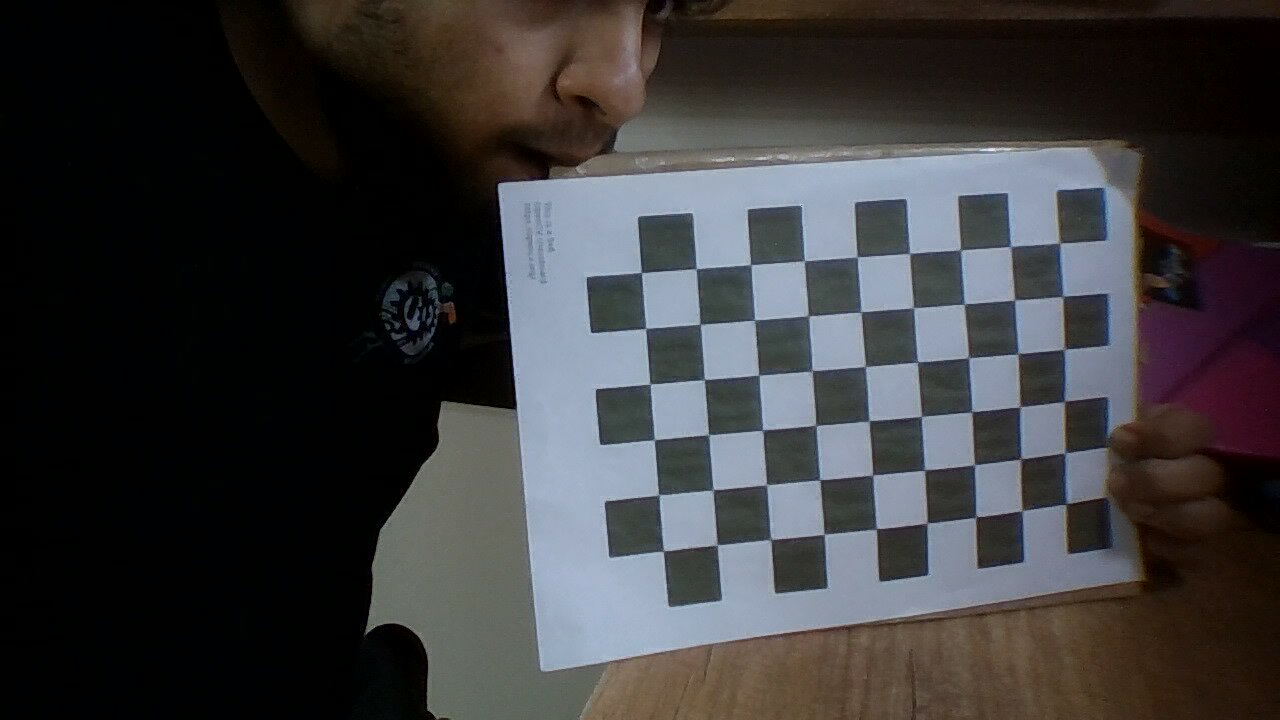
#> input picture projects/EYRC/Learning/OpenCVLearning/chessboard_input1.jpg, 1280 x 720 px
$ python draw_corners.py
#> lines starting #> are read from the running program, lines starting #| are printed output that depends on the picture; after the words box and inside, x2 and y2 are one past the last pixel; in counts of white or black regions, pixels touching at a corner belong together
import cv2  # Import the OpenCV library to enable computer vision
import numpy as np  # Import the NumPy scientific computing library

# Author: Addison Sears-Collins
# https://automaticaddison.com
# Description: Detect corners on a chessboard

filename = 'chessboard_input1.jpg'

# Chessboard dimensions
number_of_squares_X = 10  # Number of chessboard squares along the x-axis
number_of_squares_Y = 7  # Number of chessboard squares along the y-axis
nX = number_of_squares_X - 1  # Number of interior corners along x-axis
nY = number_of_squares_Y - 1  # Number of interior corners along y-axis


def main():
    # Load an image
    image = cv2.imread(filename)
#> image is the input picture: shape (720, 1280, 3); mean B, G, R 58.6, 57.3, 58.1

    # Convert the image to grayscale
    gray = cv2.cvtColor(image, cv2.COLOR_BGR2GRAY)
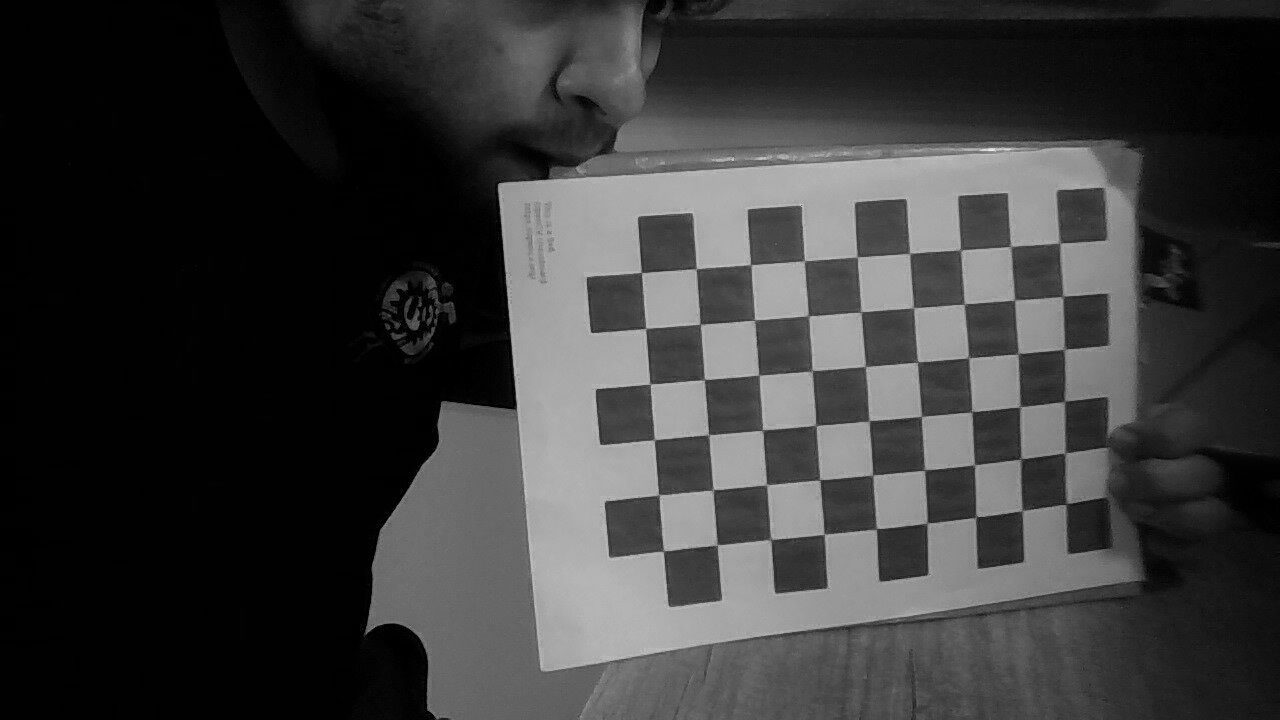
#> gray: shape (720, 1280); min 0, max 241, mean 57.7

    # Find the corners on the chessboard
    success, corners = cv2.findChessboardCorners(gray, (nY, nX), None)
#> success = True; corners = 54 rows, first 8: [1059.9, 243.3], [1063.1, 297.3], [1064, 350], [1064.6, 400.9], [1063.6, 453.5], [1066, 502], [1010.9, 246.4], [1014.5, 300.1]

    # If the corners are found by the algorithm, draw them
    if success == True:
        # Draw the corners
        cv2.drawChessboardCorners(image, (nY, nX), corners, success)
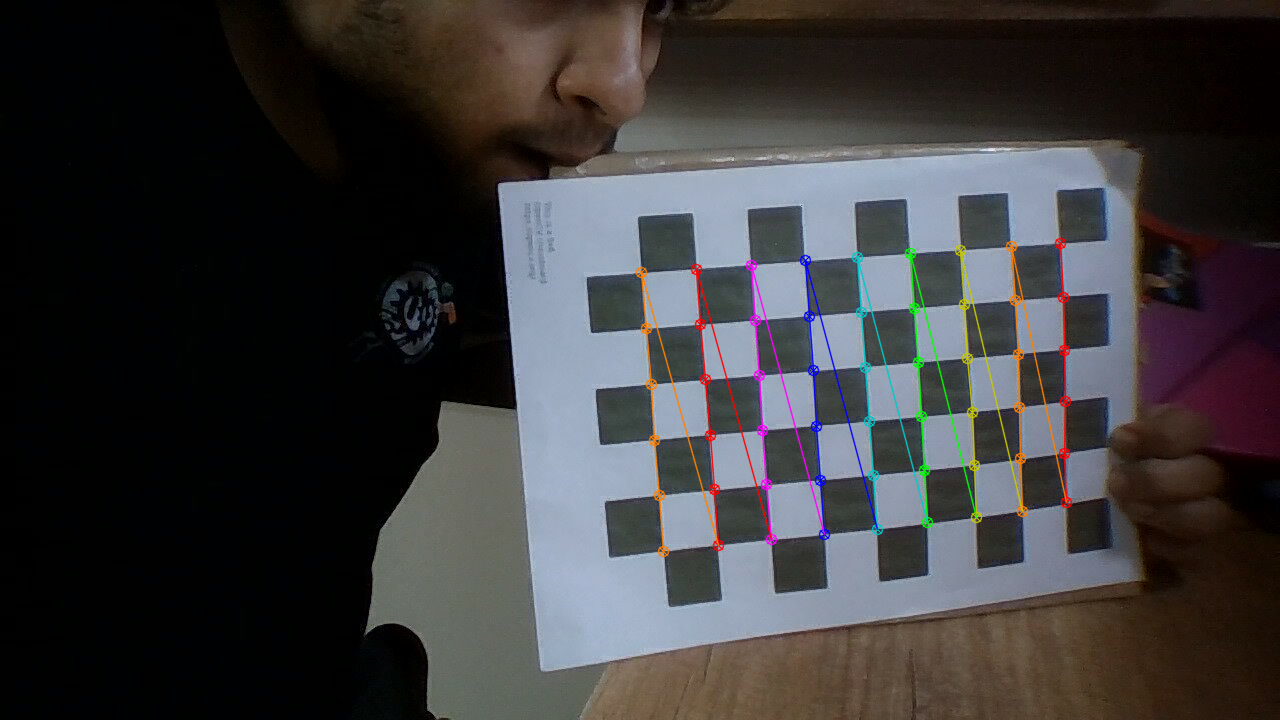
#> image: shape (720, 1280, 3); 1.96% of pixels changed, all inside (x1, y1, x2, y2) = (635, 237, 1073, 558)

        # Create the output file name by removing the '.jpg' part
        size = len(filename)
        new_filename = filename[:size - 4]
        new_filename = new_filename + '_drawn_corners.jpg'

        # Save the new image in the working directory
        cv2.imwrite(new_filename, image)

        # Display the image
        cv2.imshow("Image", image)

        # Display the window until any key is pressed
        cv2.waitKey(0)

        # Close all windows
        cv2.destroyAllWindows()


main()

$ run again, with projects/EYRC/Learning/OpenCVLearning/2024-06-28-134839.jpg copied over projects/EYRC/Learning/OpenCVLearning/chessboard_input1.jpg
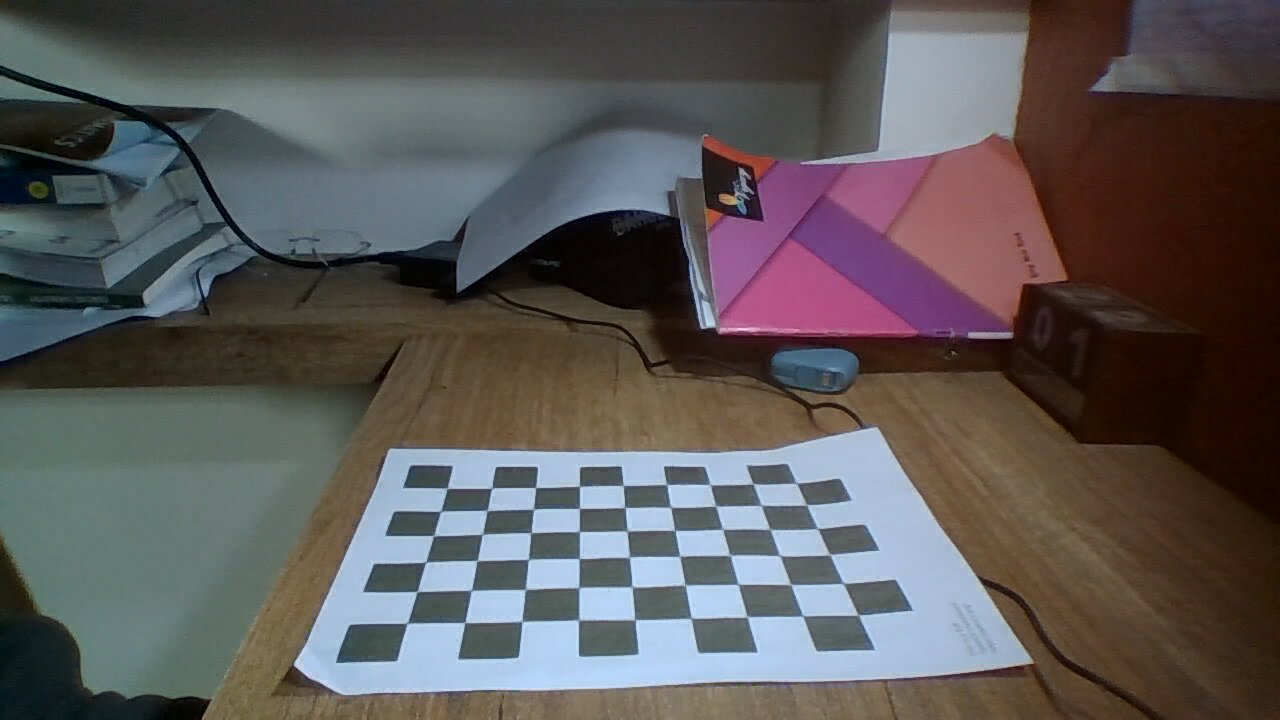
#> input picture projects/EYRC/Learning/OpenCVLearning/2024-06-28-134839.jpg, 1280 x 720 px
#> in main, image is the input picture: shape (720, 1280, 3); mean B, G, R 87.1, 87.3, 91.3
#> in main, `gray = cv2.cvtColor(image, cv2.COLOR_BGR2GRAY)`:
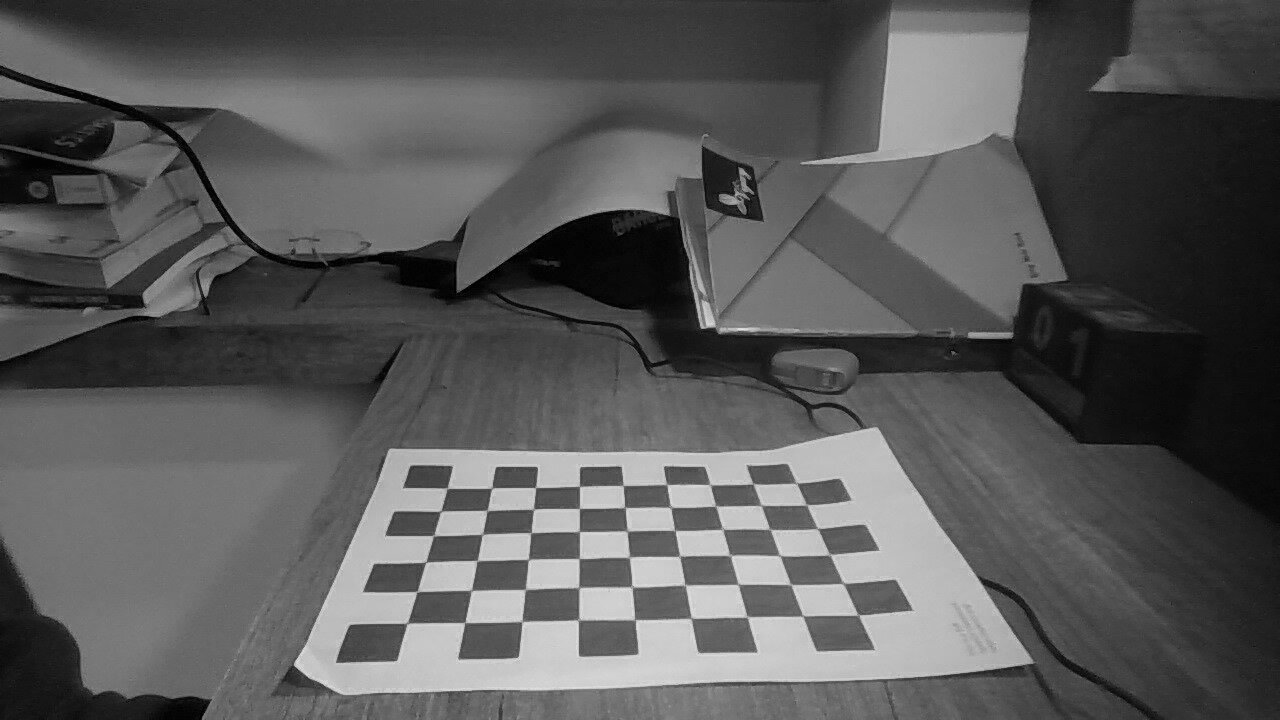
#> gray: shape (720, 1280); min 0, max 233, mean 88.5
#> success = True; corners = 54 rows, first 8: [406.6, 623.6], [416.7, 591.6], [425.8, 562.1], [433.6, 535.5], [441.4, 511.1], [447.4, 488.4], [464.7, 622.5], [471.5, 590.5]
#> in main, `cv2.drawChessboardCorners(image, (nY, nX), corners, success)`:
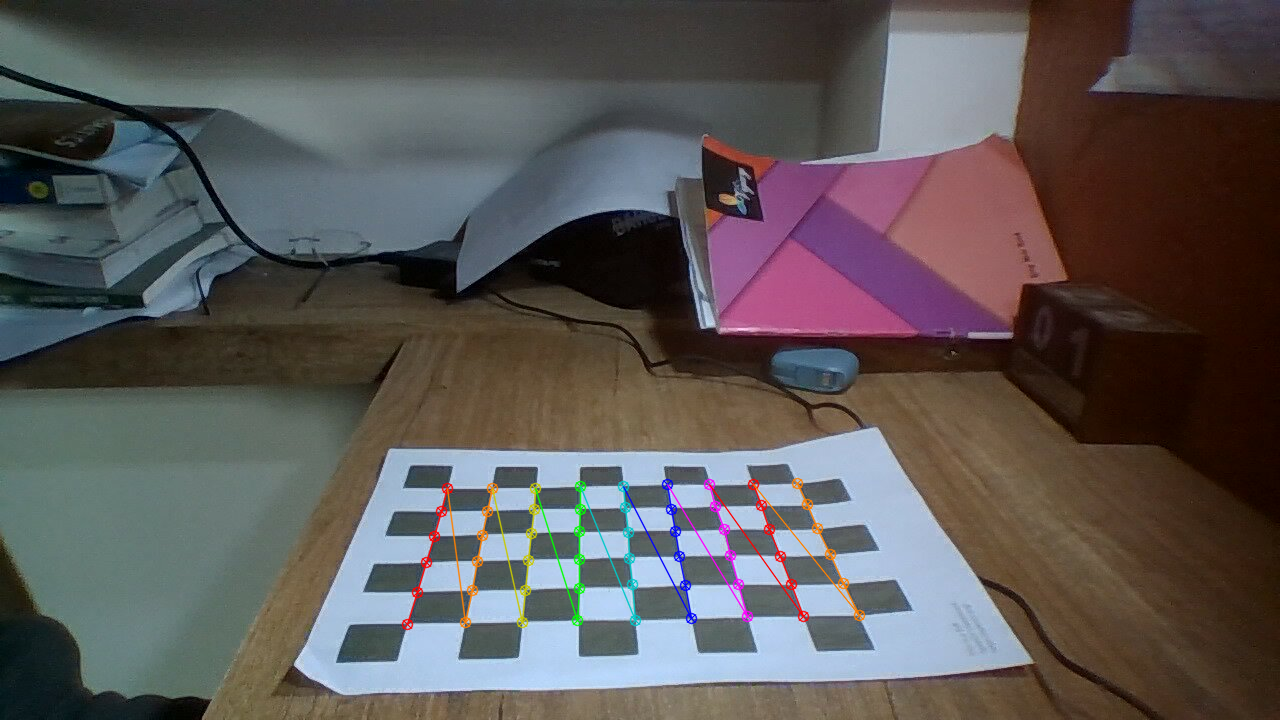
#> image: shape (720, 1280, 3); 1.24% of pixels changed, all inside (x1, y1, x2, y2) = (401, 477, 866, 631)

$ run again, with projects/EYRC/Learning/OpenCVLearning/2024-06-28-134914.jpg copied over projects/EYRC/Learning/OpenCVLearning/chessboard_input1.jpg
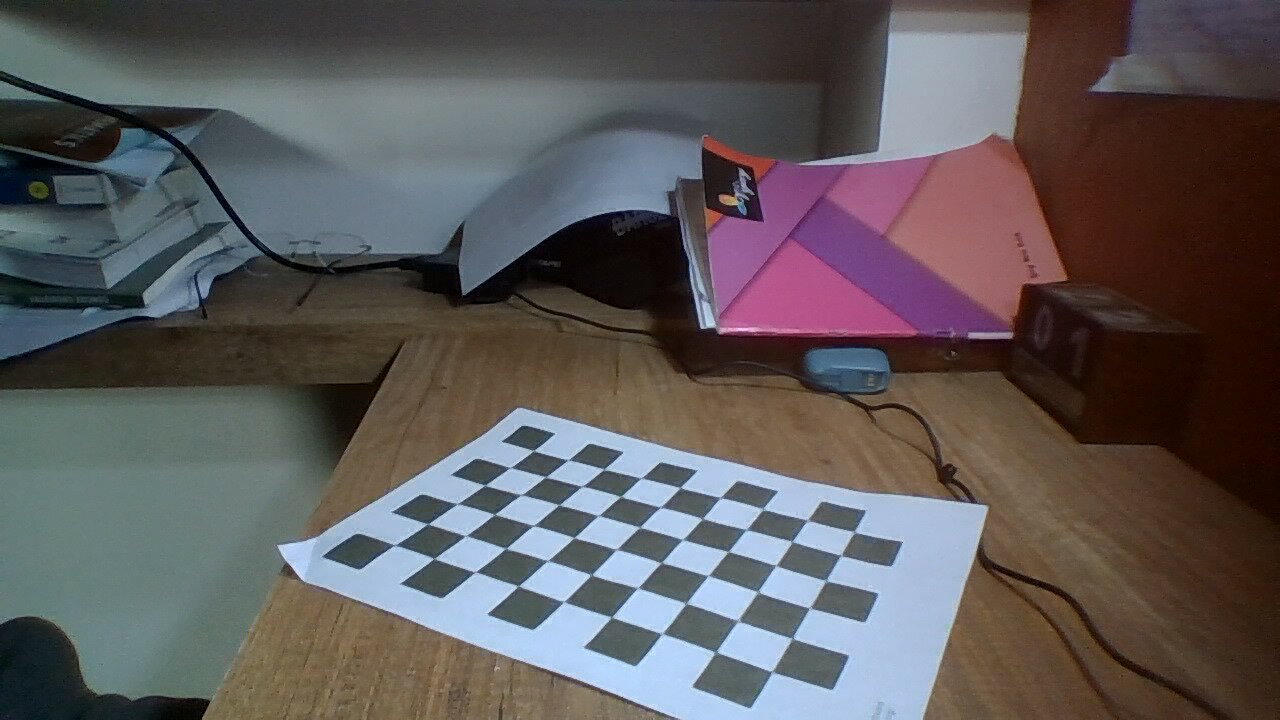
#> input picture projects/EYRC/Learning/OpenCVLearning/2024-06-28-134914.jpg, 1280 x 720 px
#> in main, image is the input picture: shape (720, 1280, 3); mean B, G, R 89.5, 88.7, 93.4
#> in main, `gray = cv2.cvtColor(image, cv2.COLOR_BGR2GRAY)`:
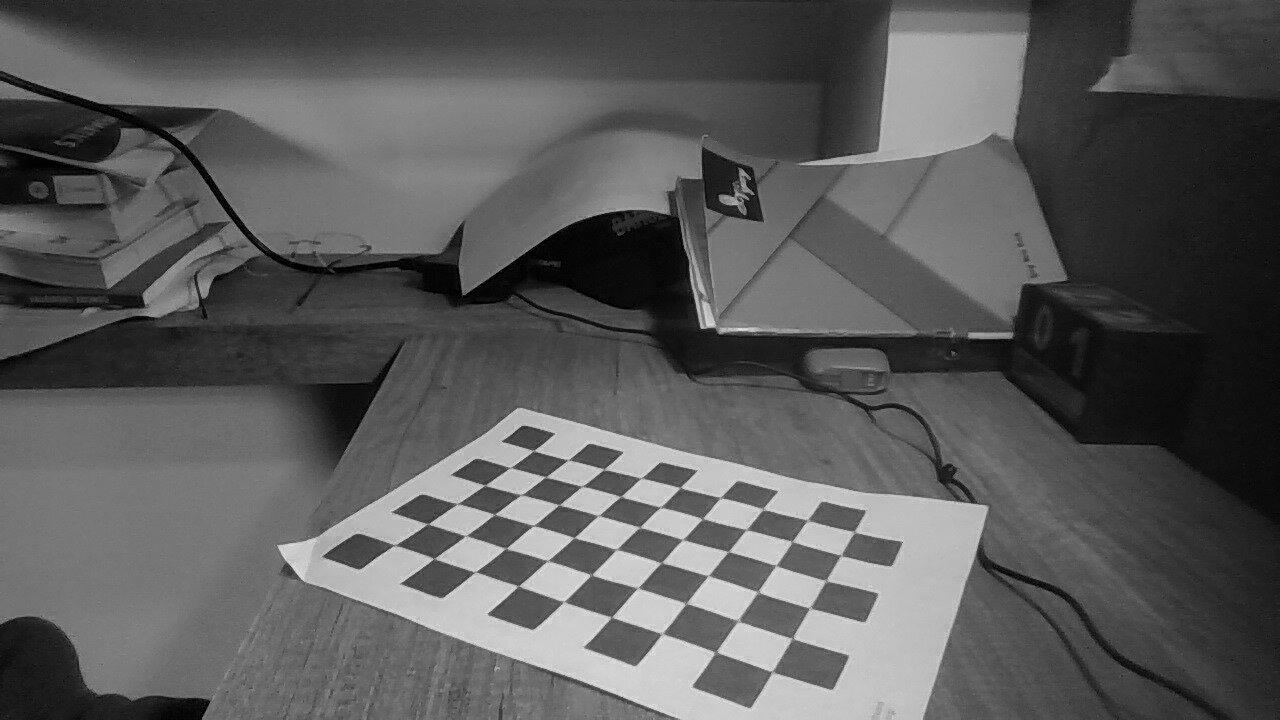
#> gray: shape (720, 1280); min 0, max 235, mean 90.2
#> success = True; corners = 54 rows, first 8: [394.4, 545.3], [428.6, 523.6], [456.8, 504], [485.2, 484.7], [511.1, 467.4], [533.6, 450.6], [433.7, 558.6], [464.6, 535.7]
#> in main, `cv2.drawChessboardCorners(image, (nY, nX), corners, success)`:
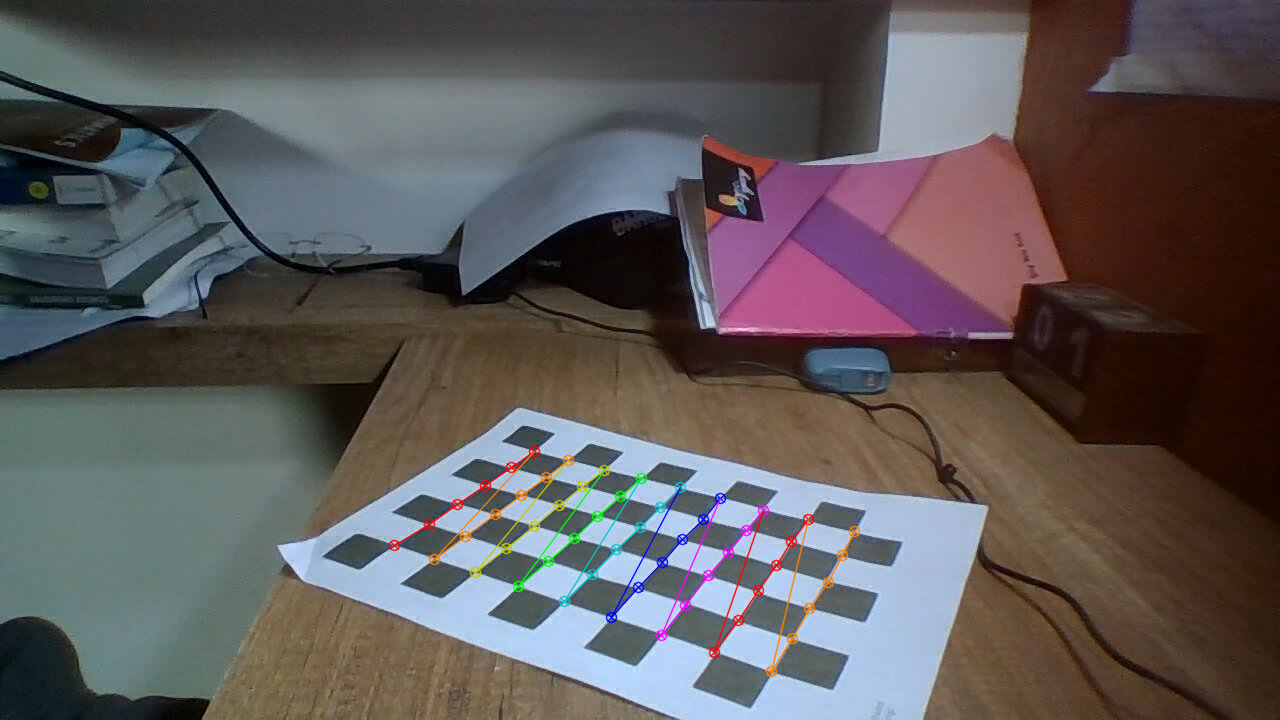
#> image: shape (720, 1280, 3); 1.21% of pixels changed, all inside (x1, y1, x2, y2) = (388, 445, 861, 678)
